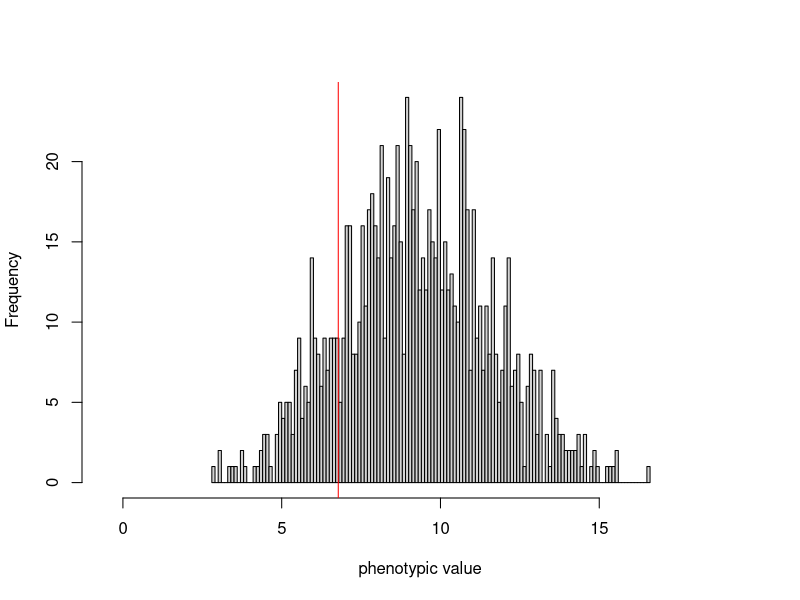
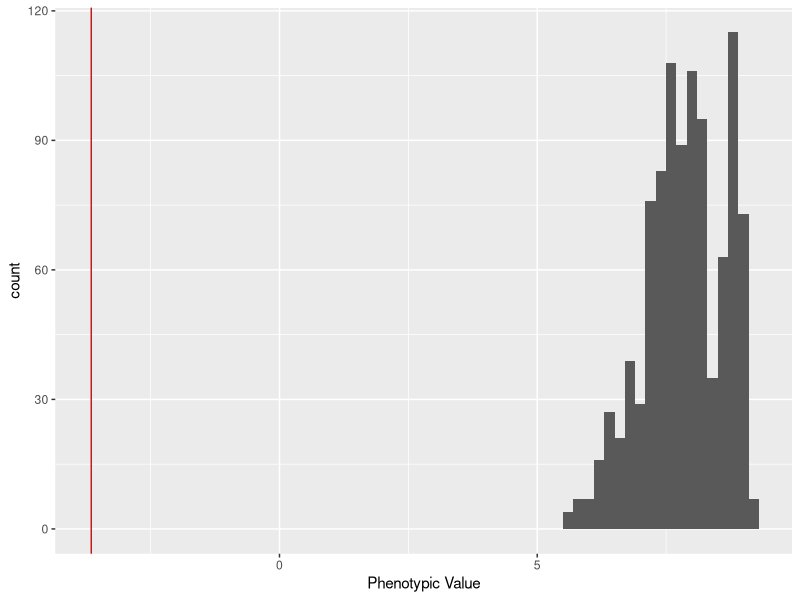
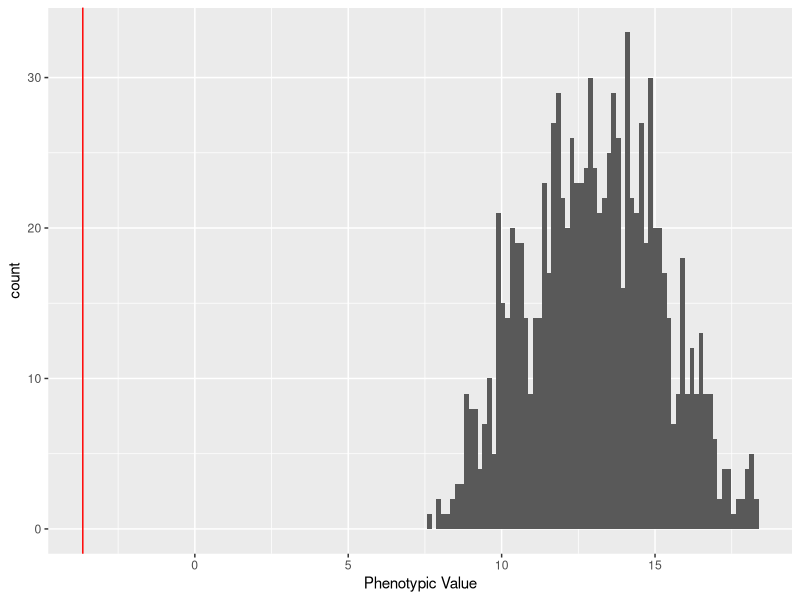
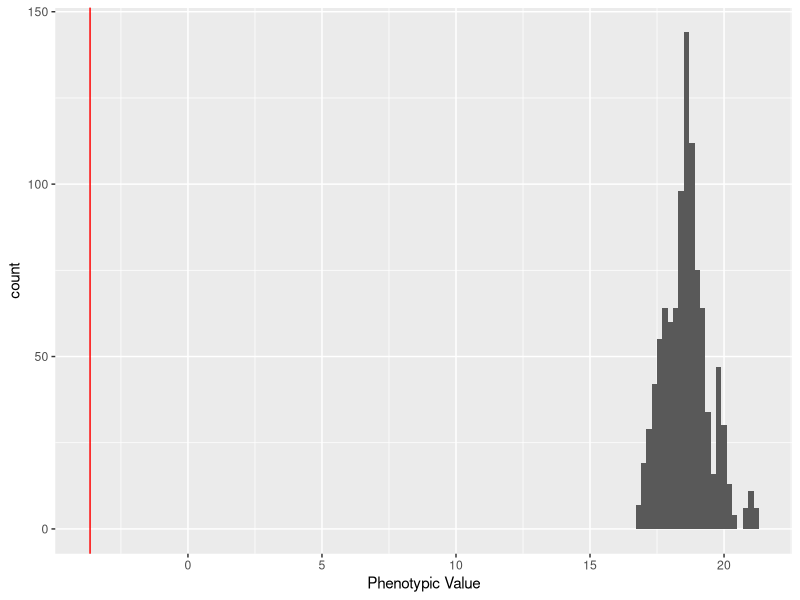
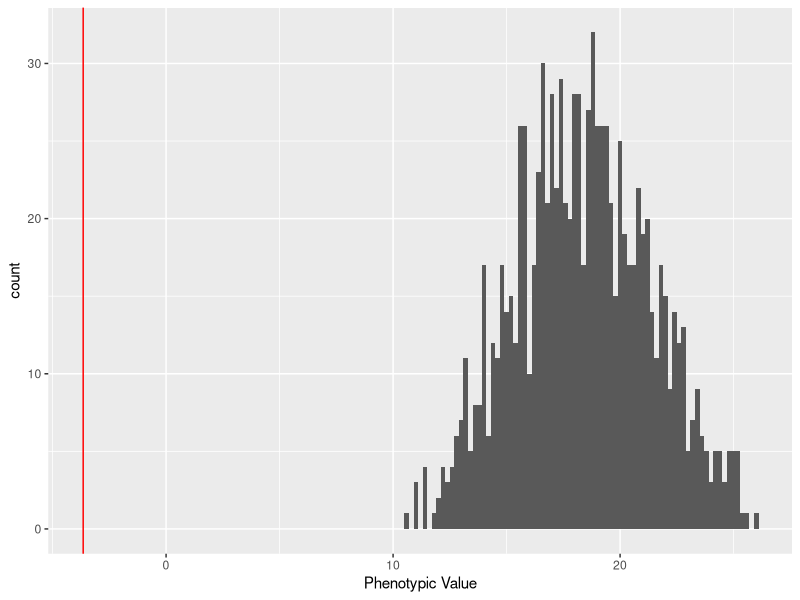
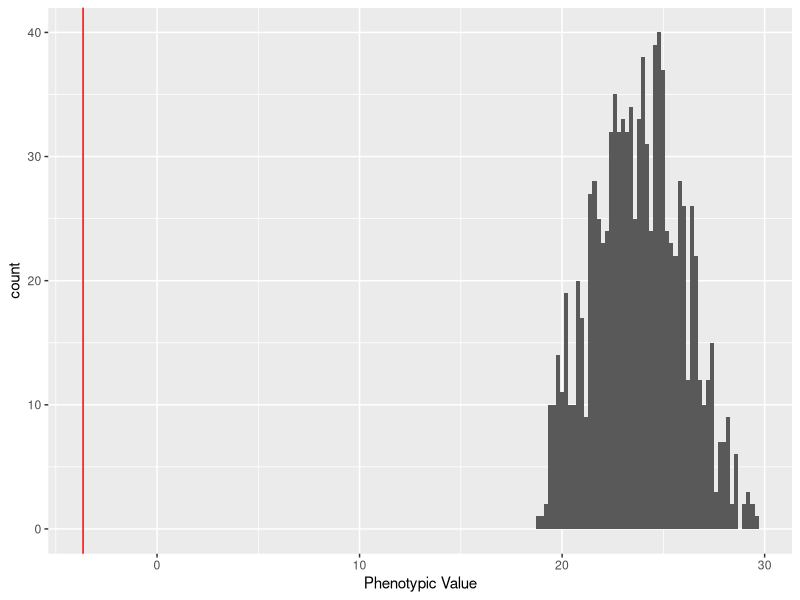
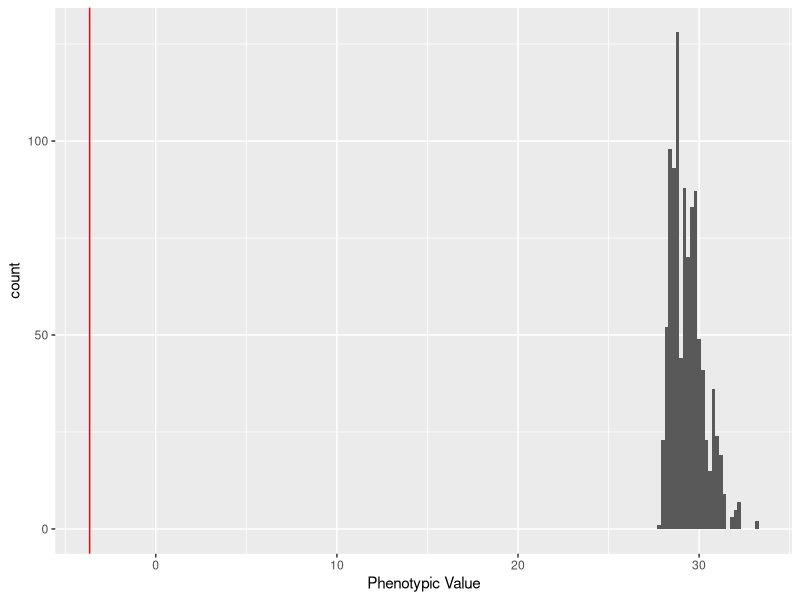

These figures' R source, in order:
## ---- chunk 1
set.seed(83942)
library(ggplot2)
library(dplyr)
library(stringr)
## ---- chunk 2
numloci<-10 #number of loci, feeblemindedness is a complex trait
eff<-rnorm(numloci,0,1) #effect size
numind<-1000 #number of individuals to sample
high<-2*sum(replace(eff,eff<0,0))
low<-2*sum(replace(eff,eff>0,0))
genomat <- matrix(NA, nrow = numind, ncol = numloci + 1)
pheno_df <- data.frame(phenos = rep(NA, numind))
for(i in 1:numind){
   geno<-replicate(numloci,sum(sample(c(0,1),2,replace=T)))
   genomat[i, 1:10]<-geno
   genomat[i,11] <- geno %*% eff
   pheno_df$phenos[i] <- geno %*% eff
}
#parent distribution
hist(pheno_df$phenos,breaks = 100, main = '',xlab='phenotypic value',xlim=c(low-0.5,high+0.5))
abline(v=(-3.651707), col='red')
abline(v=(6.781549), col='red')
 
sd <- sd(pheno_df$phenos)
sd
 
mean <- mean(pheno_df$phenos)
mean
## ---- chunk 3
genomat2 <- as.data.frame(genomat)
 
feeble <- genomat2 %>% #gives number of feeble minded individuals and phenotype
  filter(genomat2[,11] < (mean - 2*sd))

high_function <- genomat2 %>% #gives number of high functioning individuals and phenotype
  filter(genomat2[,11] > (mean + 2*sd))

normal <- genomat2 %>% #gives number of normal individuals and phenotype
  filter(genomat2[,11] < (mean + 2*sd), genomat2[,11] > (mean - 2*sd))
## ---- chunk 4
outcomes = c(0,1)
geno1 <- feeble[sample(nrow(feeble), numind,replace = TRUE),]
geno1<- as.data.frame(geno1)
geno1[geno1 == 0] <- 0
geno1[geno1 == 1] <- sample(c(0,1), 1, prob = c(.5,.5), replace = TRUE)
geno1[geno1 == 2] <- 1


geno2 <- feeble[sample(nrow(feeble), numind,replace = TRUE), ]
geno2 <- as.data.frame(geno2)
geno2[geno2 == 0] <- 0
geno2[geno2 == 1] <- sample(c(0,1), 1, prob = c(.5,.5), replace = TRUE)
geno2[geno2 == 2] <- 1

geno3 <- normal[sample(nrow(normal), numind,replace = TRUE),]
geno3 <- as.data.frame(geno3)
geno3[geno3 == 0] <- 0
geno3[geno3 == 1] <- sample(c(0,1), 1, prob = c(.5,.5), replace = TRUE)
geno3[geno3 == 2] <- 1

geno4 <- normal[sample(nrow(normal), numind,replace = TRUE), ]
geno4 <- as.data.frame(geno4)
geno4[geno4 == 0] <- 0
geno4[geno4 == 1] <- sample(c(0,1), 1, prob = c(.5,.5), replace = TRUE)
geno4[geno4 == 2] <- 1

geno5 <- high_function[sample(nrow(high_function), numind,replace = TRUE),]
geno5 <- as.data.frame(geno5)
geno5[geno5 == 0] <- 0
geno5[geno5 == 1] <- sample(c(0,1), 1, prob = c(.5,.5), replace = TRUE)
geno5[geno5 == 2] <- 1

geno6 <- high_function[sample(nrow(high_function), numind,replace = TRUE), ]
geno6 <- as.data.frame(geno6)
geno6[geno6 == 0] <- 0
geno6[geno6 == 1] <- sample(c(0,1), 1, prob = c(.5,.5), replace = TRUE)
geno6[geno6 == 2] <- 1

## ---- chunk 5
pheno_feeble_feeble <- data.frame(phenos = rep(NA, numind))
pheno_feeble_normal <- data.frame(phenos = rep(NA, numind))
pheno_feeble_high <- data.frame(phenos = rep(NA, numind))
pheno_normal_normal <- data.frame(phenos = rep(NA, numind))
pheno_normal_high <- data.frame(phenos = rep(NA, numind))
pheno_high_high <- data.frame(phenos = rep(NA, numind))
## ---- chunk 6
genokid_feeble_feeble <- matrix(rep(NA, numind*11), nrow = numind, ncol = numind + 1)
genokid_feeble_normal <- matrix(rep(NA, numind*11), nrow = numind, ncol = numind + 1)
genokid_feeble_high <- matrix(rep(NA, numind*11), nrow = numind, ncol = numind + 1)
genokid_normal_normal <- matrix(rep(NA, numind*11), nrow = numind, ncol = numind + 1)
genokid_normal_high <- matrix(rep(NA, numind*11), nrow = numind, ncol =  numind + 1)
genokid_high_high <- matrix(rep(NA, numind*11), nrow = numind, ncol = numind + 1)
## ---- chunk 7
genokid_feeble_feeble <- geno1 + geno2
pheno_feeble_feeble$phenos <- genokid_feeble_feeble[,11]
#pheno_feeble_feeble

genokid_feeble_normal <- geno1 + geno3
pheno_feeble_normal$phenos <- genokid_feeble_normal[,11]
#pheno_feeble_normal

genokid_feeble_high <- geno1 + geno5
pheno_feeble_high$phenos <- genokid_feeble_high[,11]
#pheno_feeble_high

genokid_normal_normal <- geno3 + geno4
pheno_normal_normal$phenos <- genokid_normal_normal[,11]
#pheno_normal_normal 

genokid_normal_high <- geno3 + geno5
pheno_normal_high$phenos <- genokid_normal_high[,11]
#pheno_normal_high 

genokid_high_high <- geno5 + geno6
pheno_high_high$phenos <- genokid_high_high[,11]
#pheno_high_high
## ---- chunk 8
ggplot(data = pheno_feeble_feeble, aes(x = pheno_feeble_feeble$phenos)) +
  geom_histogram(binwidth =.2) +
  geom_vline(xintercept = -3.651707, color = "red") +
  xlab("Phenotypic Value")

below_sd_ff <- c()
for (i in pheno_feeble_feeble$phenos){
  if (i <= (mean-2*sd))
    below_sd_ff <- c(below_sd_ff, i)
}
prop_ff <- length(below_sd_ff) / numind
prop_ff
## ---- chunk 9
ggplot(data = pheno_feeble_normal, aes(x = pheno_feeble_normal$phenos)) +
  geom_histogram(binwidth =.15) +
  geom_vline(xintercept = -3.651707, color = "red") +
  xlab("Phenotypic Value")

below_sd_fn <- c()
for (i in pheno_feeble_normal$phenos){
  if (i <= (-3.651707))
    below_sd_fn <- c(below_sd_fn, i)
}
prop_fn <- length(below_sd_fn) / numind
prop_fn
## ---- chunk 10
ggplot(data = pheno_feeble_high, aes(x = pheno_feeble_high$phenos)) +
  geom_histogram(binwidth =.2) +
  geom_vline(xintercept = -3.651707, color = "red") +
  xlab("Phenotypic Value")

below_sd_fh <- c()
for (i in pheno_feeble_high$phenos){
  if (i <= (-3.651707))
    below_sd_fh <- c(below_sd_fh, i)
}
prop_fh <- length(below_sd_fh) / numind
prop_fh
## ---- chunk 11
ggplot(data = pheno_normal_normal, aes(x = pheno_normal_normal$phenos)) +
  geom_histogram(binwidth =.2) +
  geom_vline(xintercept = -3.651707, color = "red") +
  xlab("Phenotypic Value")

below_sd_nn <- c()
for (i in pheno_normal_normal$phenos){
  if (i <= (-3.651707))
    below_sd_nn <- c(below_sd_nn, i)
}
prop_nn <- length(below_sd_nn) / numind
prop_nn
## ---- chunk 12
ggplot(data = pheno_normal_high, aes(x = pheno_normal_high$phenos)) +
  geom_histogram(binwidth =.2) +
  geom_vline(xintercept = -3.651707, color = "red") +
  xlab("Phenotypic Value")

below_sd_nh <- c()
for (i in pheno_normal_high$phenos){
  if (i <= (-3.651707))
    below_sd_nh <- c(below_sd_nh, i)
}
prop_nh <- length(below_sd_nh) / numind
prop_nh
## ---- chunk 13
ggplot(data = pheno_high_high, aes(x = pheno_high_high$phenos)) +
  geom_histogram(binwidth =.2) +
  geom_vline(xintercept = -3.651707, color = "red") +
  xlab("Phenotypic Value")

below_sd_hh <- c()
for (i in pheno_high_high$phenos){
  if (i <= (-3.651707))
    below_sd_hh <- c(below_sd_hh, i)
}
prop_hh <- length(below_sd_hh) / numind
prop_hh
## ---- chunk 14
#probability of child being feebleminded given that one parent is feebleminded

probability_kid1 <- prop_fh + prop_fn + prop_ff
probability_kid1

#not actually one, but very close because we have been using discrete values
## ---- chunk 15
#probability of one parent being feebleminded given that their child is feebleminded

probability_parent <- (prop_fh + prop_fn + prop_ff) / (prop_ff + prop_hh + prop_nh + prop_nn + prop_fh + prop_fn)
probability_parent
